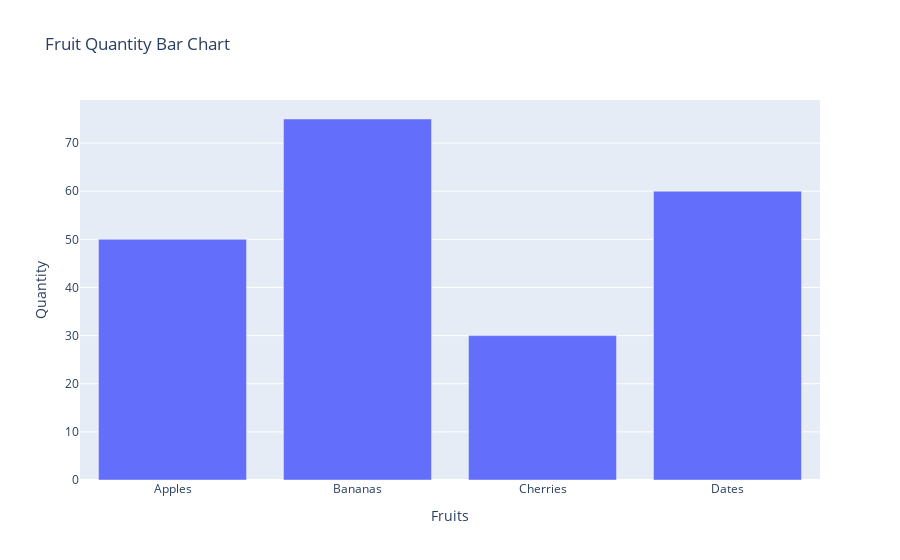

The notebook cell this image was saved under:
### Code cell
#Q5Generate a bar plot using Plotly?

import plotly.express as px
import pandas as pd

# Step 1: Create sample data
data = {
    'Fruits': ['Apples', 'Bananas', 'Cherries', 'Dates'],
    'Quantity': [50, 75, 30, 60]
}

df = pd.DataFrame(data)

# Step 2: Create a bar plot
fig = px.bar(df, x='Fruits', y='Quantity', title='Fruit Quantity Bar Chart')

# Step 3: Show the plot
fig.show()

### Figure 1 — Plotly figure (JSON) as saved in the notebook; plotly's stock layout.template omitted (floating-point values rounded to 4 significant figures)
{"data": [{"hovertemplate": "Fruits=%{x}<br>Quantity=%{y}<extra></extra>", "legendgroup": "", "marker": {"color": "#636efa", "pattern": {"shape": ""}}, "name": "", "orientation": "v", "showlegend": false, "textposition": "auto", "type": "bar", "x": ["Apples", "Bananas", "Cherries", "Dates"], "xaxis": "x", "y": [50, 75, 30, 60], "yaxis": "y"}], "layout": {"barmode": "relative", "legend": {"tracegroupgap": 0}, "title": {"text": "Fruit Quantity Bar Chart"}, "xaxis": {"anchor": "y", "domain": [0, 1], "title": {"text": "Fruits"}}, "yaxis": {"anchor": "x", "domain": [0, 1], "title": {"text": "Quantity"}}}}
